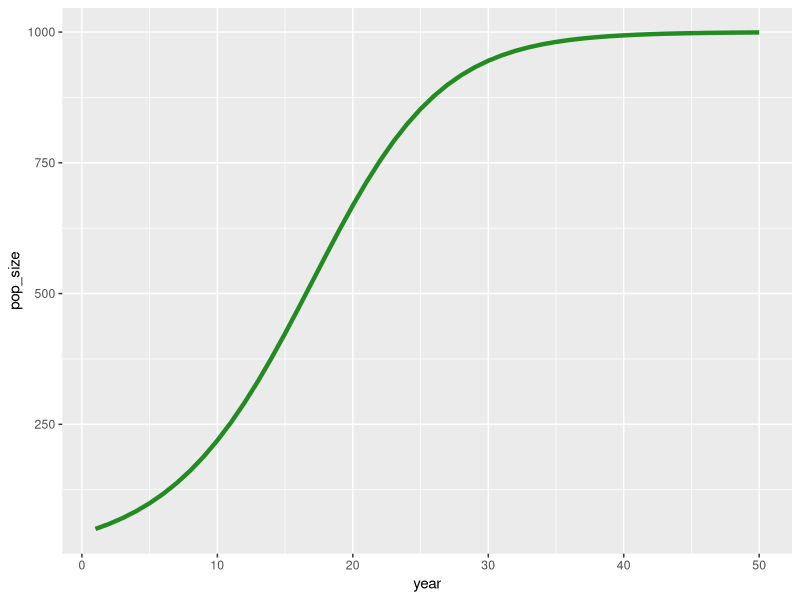
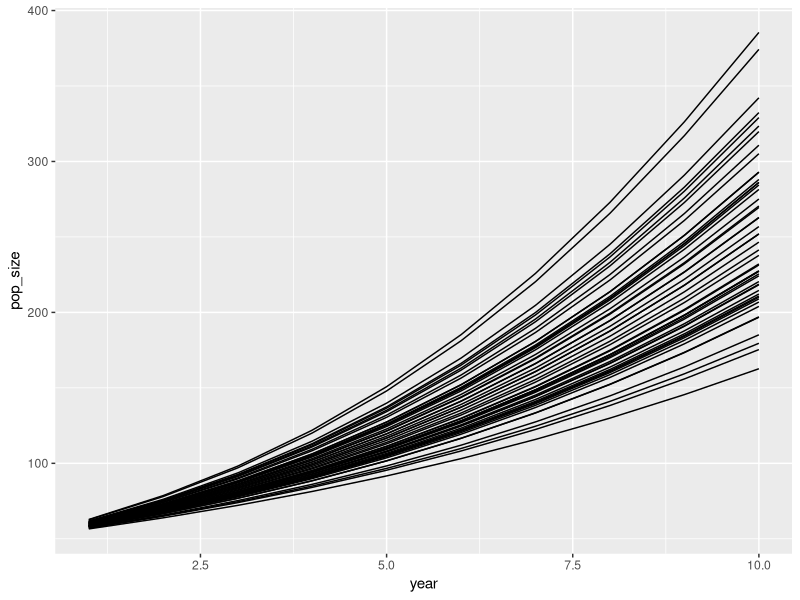
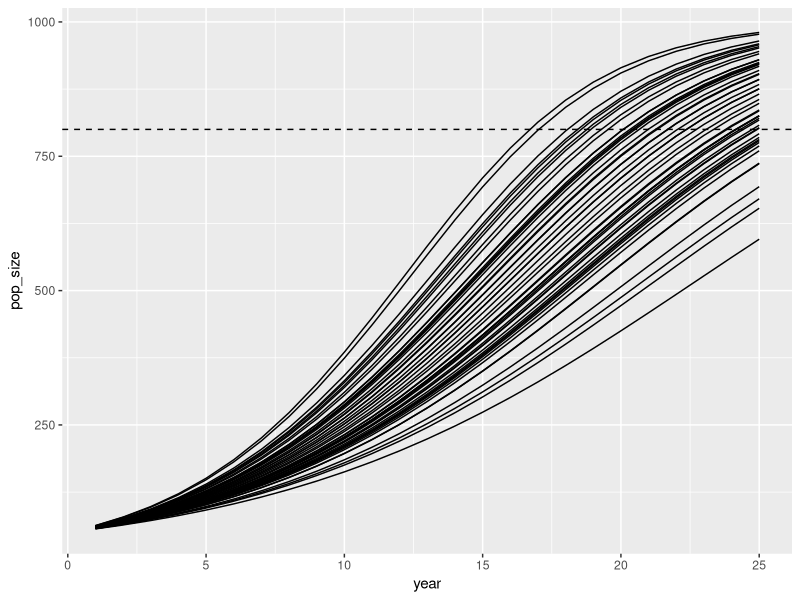
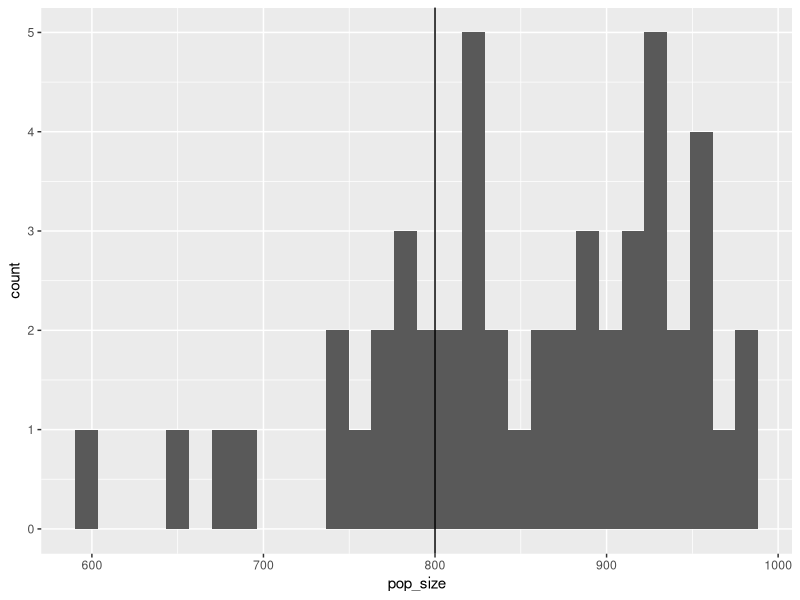

These charts were generated, in order, by the following R code:
library(tidyverse)



#Objective 1#####

#A#_#_#_#_#_#_#_#_#_#_

hell_pop <- data.frame(year = vector('numeric', 50L),
                      pop_size = vector('numeric',50L))

hell_pop$year <- seq(1:50)
hell_pop$pop_size[1] <- 50

r = 0.2
k = 1000

for (i in 2:50){
  hell_pop$pop_size[i] <- hell_pop$pop_size[i-1] +
    r * hell_pop$pop_size[i-1] * (1 - hell_pop$pop_size[i-1] / k)
}

#B#_#_#_#_#_#_#_#_

ggplot(hell_pop, aes(x = year, y = pop_size)) +
  geom_line(color = 'forestgreen', linewidth = 1.5)


# Objective 2 ##############

rvec <- rnorm(0.2,0.03, n = 50)

sim_mat <- matrix(NA, nrow = 51, ncol = 50)
sim_mat[1,] <- 50

for (o in 1:50){
  
  for (i in 2:50){
    sim_mat[i, o] <- sim_mat[i-1, o] +
      rvec[o] * sim_mat[i-1, o] * (1 - sim_mat[i-1,o] / k)
  }
  
}

sim_df <- as.data.frame(sim_mat)
sim_df$year <- 0:50
sim_df_long <- pivot_longer(sim_df, cols = sim_df$year, names_to = "simnum",
                            values_to = "pop_size")

sim_df_long_10 <- sim_df_long %>%
  filter(year %in% 1:10)



sim_plot <- ggplot(sim_df_long_10, aes(x = year, y = pop_size, group = simnum)) + 
  geom_line()

sim_plot
#Objective 3 ###########

sim_df_long_25 <- sim_df_long %>%
  filter(year %in% 1:25)

sim_plot2 <- ggplot(sim_df_long_25, aes(x = year, y = pop_size, group = simnum)) + 
  geom_line() +
  geom_hline(yintercept = 800,
             linetype = "dashed")

sim_plot2


sim_year_25 <- sim_df_long %>%
  filter(year == 25)

sim_hist <- ggplot(sim_year_25, aes(x = pop_size)) + 
  geom_histogram() + 
  geom_vline(xintercept = 800)

sim_hist                     
       